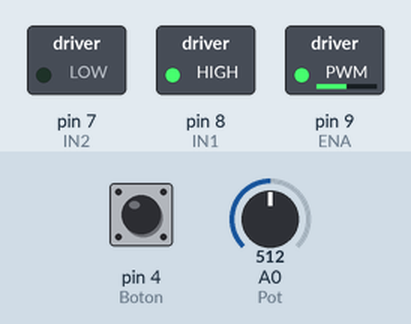
The sketch below on a simulated Arduino Uno, built with avr-gcc and run on an emulated ATmega328P. Shown: switched loads named in the sketch (green lamp = pin HIGH). The test bench sets the inputs (shaded band); at power-on: A0 (Pot) = 512, pin 4 (Boton) HIGH.

Above: at 1.2 s.
1.3 s: A0 (Pot) set to 716
At 1.6 s:
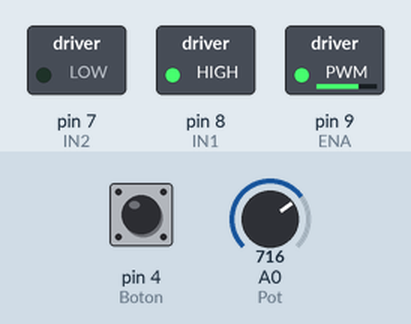
2.8 s: A0 (Pot) set to 900
At 3.9 s:
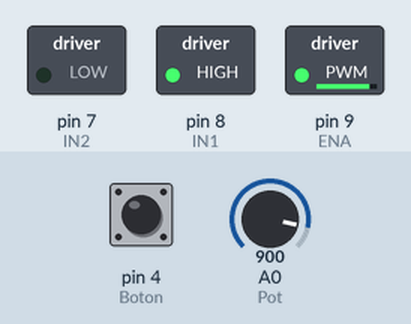
4.3 s: A0 (Pot) set to 122
At 5.1 s:
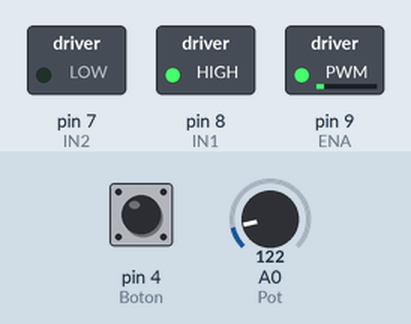
5.8 s: A0 (Pot) set to 0
At 6.2 s:
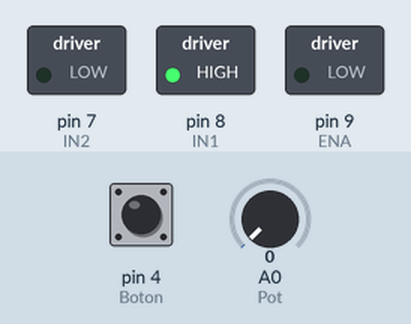
7.3 s: A0 (Pot) set to 511
At 8.6 s:
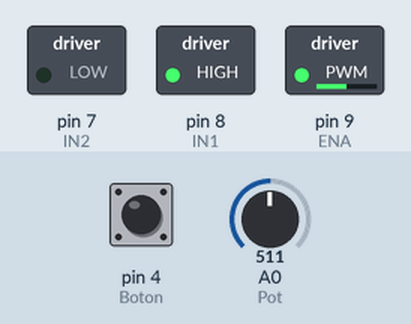
Timing chart, 0 to 9.8 s (numbered marks = the images above; inputs shaded):
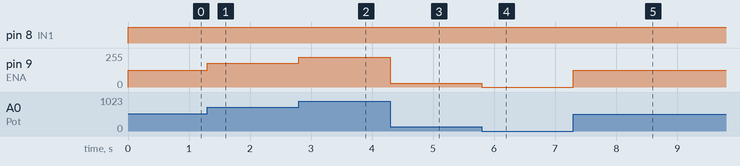

The sketch:

ejemplo2.ino
```cpp
// Definición de pines
const int Pot = A0;       // Potenciómetro conectado a pin analógico A0
const int Boton = 4;      // Pulsador conectado al pin digital 4

const int ENA =  9;       // Pin PWM del L298N (Control de velocidad)
const int IN1 =  8;       // Pin de dirección 1 del L298N
const int IN2 =  7;       // Pin de dirección 2 del L298N

// Variables para la lógica del pulsador y dirección
bool direccion = true;       // true = Giro horario, false = Giro antihorario
bool ultimoEstadoBoton = HIGH;
unsigned long ultimoTiempoRebote = 0;
const unsigned long tiempoDebounce = 50; // Tiempo de espera para evitar rebotes (ms)

void setup() {
  // Configuración de pines de salida para el puente H
  pinMode(ENA, OUTPUT);
  pinMode(IN1, OUTPUT);
  pinMode(IN2, OUTPUT);

  // Configuración del pulsador con resistencia Pull-Up interna
  pinMode(Boton, INPUT_PULLUP);
}

void loop() {
  // ---- 1. CONTROL DE VELOCIDAD ----
  int valorPot = analogRead(Pot); // Lee el potenciómetro (0 a 1023)
  // Mapea el valor a un rango PWM (0 a 255)
  int velocidad = map(valorPot, 0, 1023, 0, 255);

  // Envía la velocidad al pin ENA del módulo
  analogWrite(ENA, velocidad);

  // ---- 2. CONTROL DE DIRECCIÓN (Detección del Pulsador) ----
  int lecturaBoton = digitalRead(Boton);

  // Si el estado del botón cambió (por ruido o presión)
  if (lecturaBoton != ultimoEstadoBoton) {
    ultimoTiempoRebote = millis(); // Reinicia el temporizador
  }

  // Si ha pasado suficiente tiempo, la lectura es estable
  if ((millis() - ultimoTiempoRebote) > tiempoDebounce) {
    // Si el botón está presionado (LOW debido al INPUT_PULLUP)
    if (lecturaBoton == LOW && ultimoEstadoBoton == HIGH) {
      direccion = !direccion; // Invierte el sentido del giro
    }
  }

  ultimoEstadoBoton = lecturaBoton;

  // ---- 3. APLICAR DIRECCIÓN AL MOTOR ----
  if (direccion) {
    digitalWrite(IN1, HIGH);
    digitalWrite(IN2, LOW);
  } else {
    digitalWrite(IN1, LOW);
    digitalWrite(IN2, HIGH);
  }
}
```

Measured:
- after the input at 1.3 s, pin 9 (ENA): 127/255 → 178/255 at once
- after the input at 2.8 s, pin 9 (ENA): 178/255 → 224/255 at once
- after the input at 4.3 s, pin 9 (ENA): 224/255 → 30/255 at once
- after the input at 5.8 s, pin 9 (ENA): 30/255 → 0/255 at once
- after the input at 7.3 s, pin 9 (ENA): 0/255 → 127/255 at once
